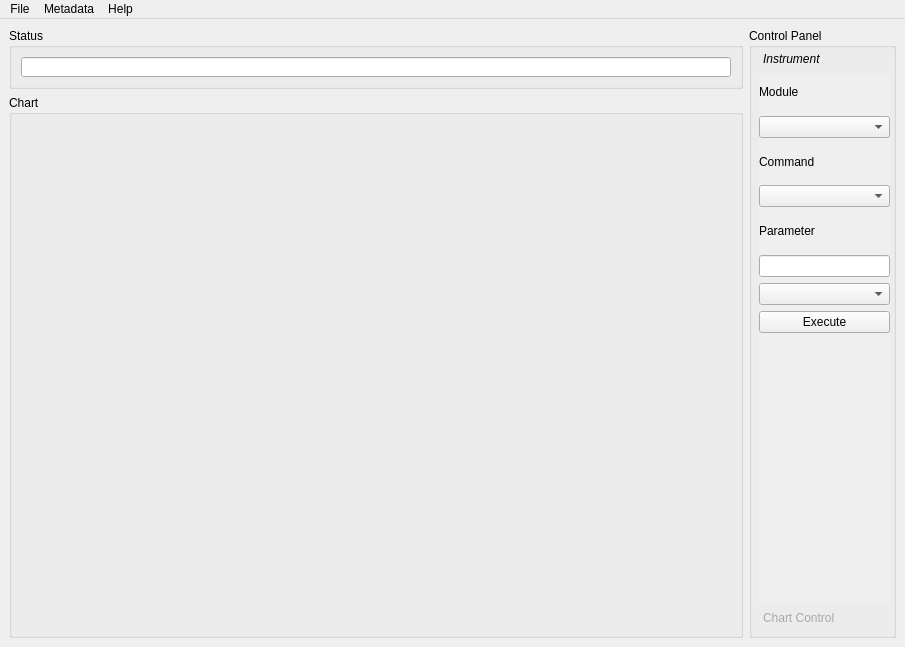
<?xml version="1.0" encoding="UTF-8"?>
<ui version="4.0">
 <class>MainWindow</class>
 <widget class="QMainWindow" name="MainWindow">
  <property name="geometry">
   <rect>
    <x>0</x>
    <y>0</y>
    <width>905</width>
    <height>647</height>
   </rect>
  </property>
  <property name="windowTitle">
   <string>MainWindow</string>
  </property>
  <property name="layoutDirection">
   <enum>Qt::LeftToRight</enum>
  </property>
  <property name="autoFillBackground">
   <bool>false</bool>
  </property>
  <property name="styleSheet">
   <string notr="true"/>
  </property>
  <widget class="QWidget" name="centralwidget">
   <layout class="QGridLayout" name="gridLayout_2">
    <item row="1" column="0">
     <widget class="QGroupBox" name="groupBox">
      <property name="sizePolicy">
       <sizepolicy hsizetype="Expanding" vsizetype="Preferred">
        <horstretch>0</horstretch>
        <verstretch>0</verstretch>
       </sizepolicy>
      </property>
      <property name="styleSheet">
       <string notr="true"/>
      </property>
      <property name="title">
       <string>Chart</string>
      </property>
      <layout class="QGridLayout" name="gridLayout_4">
       <item row="0" column="0">
        <widget class="QWidget" name="mplwindow" native="true">
         <property name="sizePolicy">
          <sizepolicy hsizetype="Expanding" vsizetype="Preferred">
           <horstretch>0</horstretch>
           <verstretch>0</verstretch>
          </sizepolicy>
         </property>
         <property name="styleSheet">
          <string notr="true"/>
         </property>
         <layout class="QVBoxLayout" name="mplvl"/>
        </widget>
       </item>
      </layout>
     </widget>
    </item>
    <item row="0" column="0">
     <widget class="QGroupBox" name="groupBox_3">
      <property name="minimumSize">
       <size>
        <width>621</width>
        <height>61</height>
       </size>
      </property>
      <property name="maximumSize">
       <size>
        <width>16777215</width>
        <height>61</height>
       </size>
      </property>
      <property name="styleSheet">
       <string notr="true"/>
      </property>
      <property name="title">
       <string>Status</string>
      </property>
      <layout class="QGridLayout" name="gridLayout_3">
       <item row="0" column="0">
        <widget class="QLineEdit" name="statusMessage">
         <property name="alignment">
          <set>Qt::AlignLeading|Qt::AlignLeft|Qt::AlignVCenter</set>
         </property>
         <property name="readOnly">
          <bool>true</bool>
         </property>
        </widget>
       </item>
      </layout>
     </widget>
    </item>
    <item row="0" column="1" rowspan="2">
     <widget class="QGroupBox" name="groupBox_2">
      <property name="sizePolicy">
       <sizepolicy hsizetype="Maximum" vsizetype="Preferred">
        <horstretch>0</horstretch>
        <verstretch>0</verstretch>
       </sizepolicy>
      </property>
      <property name="minimumSize">
       <size>
        <width>147</width>
        <height>0</height>
       </size>
      </property>
      <property name="maximumSize">
       <size>
        <width>200</width>
        <height>16777215</height>
       </size>
      </property>
      <property name="styleSheet">
       <string notr="true"/>
      </property>
      <property name="title">
       <string>Control Panel</string>
      </property>
      <widget class="QWidget" name="layoutWidget">
       <property name="geometry">
        <rect>
         <x>10</x>
         <y>20</y>
         <width>131</width>
         <height>581</height>
        </rect>
       </property>
       <layout class="QVBoxLayout" name="verticalLayout">
        <item>
         <widget class="QToolBox" name="toolBox">
          <property name="sizePolicy">
           <sizepolicy hsizetype="Expanding" vsizetype="Expanding">
            <horstretch>0</horstretch>
            <verstretch>0</verstretch>
           </sizepolicy>
          </property>
          <property name="layoutDirection">
           <enum>Qt::LeftToRight</enum>
          </property>
          <property name="styleSheet">
           <string notr="true">QToolBox::tab {
    background: qlineargradient(x1: 0, y1: 0, x2: 0, y2: 1,
                                stop: 0 #E1E1E1, stop: 0.4 #DDDDDD,
                                stop: 0.5 #D8D8D8, stop: 1.0 #D3D3D3);
    border-radius: 5px;
    color: darkgray;
}

QToolBox::tab:selected { /* italicize selected tabs */
    font: italic;
    color: black;
}</string>
          </property>
          <property name="currentIndex">
           <number>0</number>
          </property>
          <property name="tabSpacing">
           <number>4</number>
          </property>
          <widget class="QWidget" name="UserCtrl">
           <property name="geometry">
            <rect>
             <x>0</x>
             <y>0</y>
             <width>129</width>
             <height>521</height>
            </rect>
           </property>
           <property name="sizePolicy">
            <sizepolicy hsizetype="Expanding" vsizetype="Preferred">
             <horstretch>0</horstretch>
             <verstretch>0</verstretch>
            </sizepolicy>
           </property>
           <attribute name="label">
            <string>Instrument</string>
           </attribute>
           <widget class="QWidget" name="layoutWidget">
            <property name="geometry">
             <rect>
              <x>0</x>
              <y>0</y>
              <width>131</width>
              <height>259</height>
             </rect>
            </property>
            <layout class="QGridLayout" name="gridLayout">
             <item row="0" column="0">
              <widget class="QLabel" name="label">
               <property name="text">
                <string>Module</string>
               </property>
              </widget>
             </item>
             <item row="1" column="0">
              <widget class="QComboBox" name="moduleCombobox"/>
             </item>
             <item row="2" column="0">
              <widget class="QLabel" name="label_3">
               <property name="text">
                <string>Command</string>
               </property>
              </widget>
             </item>
             <item row="3" column="0">
              <widget class="QComboBox" name="commandCombobox"/>
             </item>
             <item row="4" column="0">
              <widget class="QLabel" name="label_2">
               <property name="text">
                <string>Parameter</string>
               </property>
              </widget>
             </item>
             <item row="5" column="0">
              <widget class="QLineEdit" name="commandParameter"/>
             </item>
             <item row="6" column="0">
              <widget class="QComboBox" name="choicesComboBox"/>
             </item>
             <item row="7" column="0">
              <widget class="QPushButton" name="executeButton">
               <property name="text">
                <string>Execute</string>
               </property>
              </widget>
             </item>
            </layout>
           </widget>
          </widget>
          <widget class="QWidget" name="UserInst">
           <property name="geometry">
            <rect>
             <x>0</x>
             <y>0</y>
             <width>129</width>
             <height>521</height>
            </rect>
           </property>
           <attribute name="label">
            <string>Chart Control</string>
           </attribute>
           <widget class="QWidget" name="">
            <property name="geometry">
             <rect>
              <x>0</x>
              <y>0</y>
              <width>131</width>
              <height>521</height>
             </rect>
            </property>
            <layout class="QGridLayout" name="gridLayout_5">
             <item row="0" column="0">
              <widget class="QPushButton" name="channel0Button">
               <property name="text">
                <string>PushButton</string>
               </property>
              </widget>
             </item>
             <item row="1" column="0">
              <widget class="QPushButton" name="channel1Button">
               <property name="text">
                <string>PushButton</string>
               </property>
              </widget>
             </item>
             <item row="2" column="0">
              <widget class="QPushButton" name="channel2Button">
               <property name="text">
                <string>PushButton</string>
               </property>
              </widget>
             </item>
             <item row="3" column="0">
              <widget class="QPushButton" name="channel3Button">
               <property name="text">
                <string>PushButton</string>
               </property>
              </widget>
             </item>
             <item row="4" column="0">
              <widget class="QPushButton" name="channel4Button">
               <property name="text">
                <string>PushButton</string>
               </property>
              </widget>
             </item>
             <item row="5" column="0">
              <widget class="QPushButton" name="channel5Button">
               <property name="text">
                <string>PushButton</string>
               </property>
              </widget>
             </item>
             <item row="6" column="0">
              <widget class="QPushButton" name="channel6Button">
               <property name="text">
                <string>PushButton</string>
               </property>
              </widget>
             </item>
             <item row="7" column="0">
              <widget class="QPushButton" name="channel7Button">
               <property name="text">
                <string>PushButton</string>
               </property>
              </widget>
             </item>
             <item row="8" column="0">
              <widget class="QPushButton" name="channel8Button">
               <property name="text">
                <string>PushButton</string>
               </property>
              </widget>
             </item>
            </layout>
           </widget>
          </widget>
         </widget>
        </item>
       </layout>
      </widget>
     </widget>
    </item>
   </layout>
  </widget>
  <widget class="QMenuBar" name="menubar">
   <property name="geometry">
    <rect>
     <x>0</x>
     <y>0</y>
     <width>905</width>
     <height>23</height>
    </rect>
   </property>
   <widget class="QMenu" name="menuFile">
    <property name="title">
     <string>File</string>
    </property>
    <addaction name="actionConfiguration"/>
    <addaction name="actionExit"/>
   </widget>
   <widget class="QMenu" name="menuMetadata">
    <property name="title">
     <string>Metadata</string>
    </property>
    <addaction name="actionMetadataEditor"/>
   </widget>
   <widget class="QMenu" name="menuHelp">
    <property name="title">
     <string>Help</string>
    </property>
    <addaction name="actionManual"/>
    <addaction name="actionAbout"/>
   </widget>
   <addaction name="menuFile"/>
   <addaction name="menuMetadata"/>
   <addaction name="menuHelp"/>
  </widget>
  <action name="actionExit">
   <property name="text">
    <string>Exit</string>
   </property>
  </action>
  <action name="actionConfiguration">
   <property name="text">
    <string>Configuration</string>
   </property>
  </action>
  <action name="actionMetadataEditor">
   <property name="text">
    <string>Editor</string>
   </property>
  </action>
  <action name="actionObserveratory">
   <property name="text">
    <string>Observeratory</string>
   </property>
  </action>
  <action name="actionManual">
   <property name="text">
    <string>Manual</string>
   </property>
  </action>
  <action name="actionAbout">
   <property name="text">
    <string>About</string>
   </property>
  </action>
 </widget>
 <resources/>
 <connections/>
</ui>
